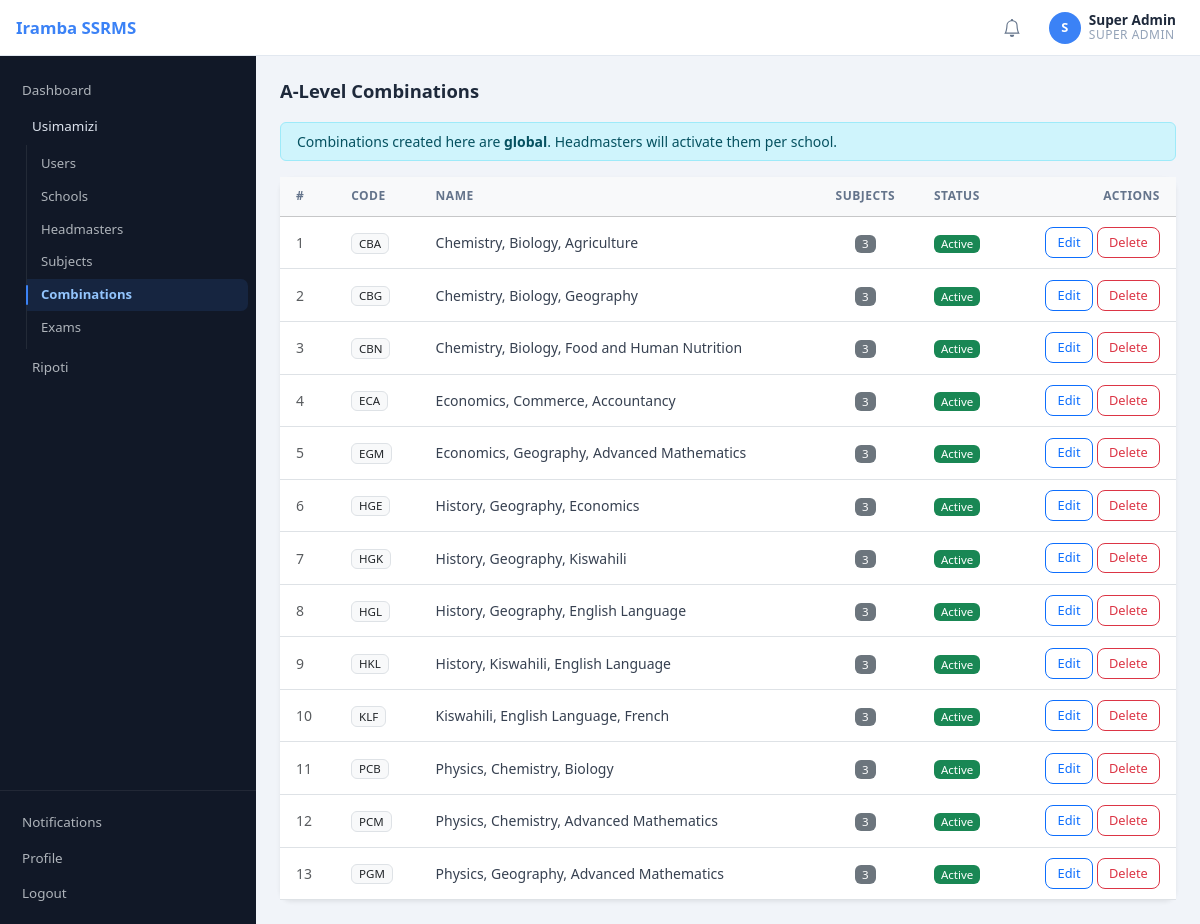
The app's page /district/alevel_combinations.php (signed in) with its own data.
### tables this page shows
CREATE TABLE IF NOT EXISTS alevel_combinations (
  id         INT AUTO_INCREMENT PRIMARY KEY,
  code       VARCHAR(20)  NOT NULL,
  name       VARCHAR(120) NULL,
  status     ENUM('active','inactive') NOT NULL DEFAULT 'active',
  created_at TIMESTAMP DEFAULT CURRENT_TIMESTAMP,
  UNIQUE KEY uniq_combo_code (code)
);

### includes/auth.php (called while the page is built, shortened)
<?php
require_once __DIR__ . '/../config/db.php';
require_once __DIR__ . '/helpers.php';
function current_user(): ?array
{
    return $_SESSION['user'] ?? null;
}

### includes/helpers.php (called while the page is built, shortened)
<?php
function e(?string $value): string
{
    return htmlspecialchars((string)$value, ENT_QUOTES, 'UTF-8');
}
function url(string $path = ''): string
{
    $path = ltrim($path, '/');
    return rtrim(BASE_PATH, '/') . '/' . $path;
}

### config/db.php (called while the page is built, shortened)
<?php
function db(): PDO
{
    static $pdo = null;
    if ($pdo instanceof PDO) {
        return $pdo;
    }
    $dsn = 'mysql:host=' . DB_HOST . ';port=' . DB_PORT . ';dbname=' . DB_NAME . ';charset=' . DB_CHARSET;
    $pdo = new PDO(
        $dsn,
        DB_USER,
        DB_PASS,
        [
            PDO::ATTR_ERRMODE => PDO::ERRMODE_EXCEPTION,
            PDO::ATTR_DEFAULT_FETCH_MODE => PDO::FETCH_ASSOC,
            PDO::ATTR_EMULATE_PREPARES => false,
        ]
    );
    return $pdo;
}

### district/alevel_combinations.php (the view, shortened to what this page needs)
<?php
require_once __DIR__ . '/../includes/layout.php';
$stmt = db()->prepare(
    'SELECT c.*, COUNT(cs.subject_id) AS subject_count
     FROM alevel_combinations c
     LEFT JOIN alevel_combination_subjects cs ON cs.combination_id = c.id
     GROUP BY c.id
     ORDER BY c.code'
);
$stmt->execute();
$combos = $stmt->fetchAll();
render_header('A-Level Combinations');
?>
<div class="page-heading">
  <h4>A-Level Combinations</h4>
</div>
<div class="alert alert-info py-2 small">
  Combinations created here are <strong>global</strong>. Headmasters will activate them per school.
</div>
<div class="card shadow-sm">
  <div class="table-responsive">
    <table class="table table-hover mb-0 align-middle">
      <thead class="table-light">
        <tr>
          <th>#</th>
          <th>Code</th>
          <th>Name</th>
          <th class="text-center">Subjects</th>
          <th>Status</th>
          <th class="text-end">Actions</th>
        </tr>
      </thead>
      <tbody>
        <?php foreach ($combos as $i => $c): ?>
          <tr>
            <td class="text-muted"><?= $i + 1 ?></td>
            <td class="fw-semibold"><span class="badge bg-light text-dark border"><?= e($c['code']) ?></span></td>
            <td><?= e($c['name'] ?? '—') ?></td>
            <td class="text-center"><span class="badge bg-secondary"><?= (int)$c['subject_count'] ?></span></td>
            <td>
              <?php if ($c['status'] === 'active'): ?>
                <span class="badge bg-success">Active</span>
              <?php else: ?>
                <span class="badge bg-danger">Inactive</span>
              <?php endif; ?>
            </td>
            <td class="text-end">
              <div class="d-flex gap-1 justify-content-end">
                <button class="btn btn-outline-primary btn-sm btn-edit" data-id="<?= (int)$c['id'] ?>" data-bs-toggle="modal" data-bs-target="#modalEdit">Edit</button>
                <form method="post" class="d-inline">
                  <button class="btn btn-outline-danger btn-sm" type="submit" onclick="return confirm('Delete this combination?')">Delete</button>
                </form>
              </div>
            </td>
          </tr>
        <?php endforeach; ?>
      </tbody>
    </table>
  </div>
</div>
<?php
render_footer();

### includes/layout.php (shortened to what this page needs)
<?php
require_once __DIR__ . '/auth.php';
function icon(string $name): string
{
    return $icons[$name] ?? '';
}
function render_header(string $title): void
{
    $user = current_user();
    $role = $user['role'] ?? '';
    $req_uri      = parse_url($_SERVER['REQUEST_URI'] ?? '', PHP_URL_PATH) ?? '';
    $base_prefix  = rtrim(BASE_PATH, '/') . '/';
    $current_page = str_starts_with($req_uri, $base_prefix)
                  ? substr($req_uri, strlen($base_prefix))
                  : ltrim($req_uri, '/');
    $current_page = strtok($current_page, '?') ?: '';
    $nav_items = [];
    $nav_items[] = ['url' => 'dashboard.php', 'label' => 'Dashboard', 'icon' => 'dashboard'];
    if (in_array($role, ['super_admin', 'district_admin'], true)) {
        $admin_children = [];
        if ($role === 'super_admin') {
            $admin_children[] = ['url' => 'super/users.php',          'label' => 'Users',        'icon' => 'users'];
        }
        $admin_children[] = ['url' => 'district/schools.php',         'label' => 'Schools',      'icon' => 'school'];
        $admin_children[] = ['url' => 'district/headmasters.php',     'label' => 'Headmasters',  'icon' => 'users'];
        $admin_children[] = ['url' => 'district/subjects.php',        'label' => 'Subjects',     'icon' => 'subjects'];
        $admin_children[] = ['url' => 'district/alevel_combinations.php', 'label' => 'Combinations', 'icon' => 'combo'];
        $admin_children[] = ['url' => 'district/exams.php',           'label' => 'Exams',        'icon' => 'exam'];
        $nav_items[] = [
            'group'    => $role === 'super_admin' ? 'Usimamizi' : 'Usimamizi wa Wilaya',
            'icon'     => 'school',
            'children' => $admin_children,
        ];
        $nav_items[] = [
            'group'    => 'Ripoti',
            'icon'     => 'report',
            'children' => [
                ['url' => 'school/exam_results.php',               'label' => 'Matokeo ya Mtihani',    'icon' => 'report'],
                ['url' => 'school/exam_analysis.php',              'label' => 'Uchambuzi wa Shule',    'icon' => 'report'],
                ['url' => 'district/exam_analysis.php',            'label' => 'Uchambuzi wa Wilaya',   'icon' => 'report'],
                ['url' => 'district/teaching_progress_report.php', 'label' => 'Maendeleo ya Mafunzo',  'icon' => 'process'],
            ],
        ];
    }
    $group_counter = 0;
    $sidebar_links = '';
    foreach ($nav_items as $item) {
        if (isset($item['group'])) {
            $group_counter++;
            $gid = 'navGroup' . $group_counter;
            $is_active = false;
            $show_class    = $is_active ? ' show'   : '';
            $toggle_class  = $is_active ? ' active' : '';
            $sidebar_links .= '<div class="sidebar-group">';
            $sidebar_links .= '<button class="sidebar-group-toggle' . $toggle_class . '" '
                . 'data-bs-toggle="collapse" data-bs-target="#' . $gid . '" '
                . 'aria-expanded="' . ($is_active ? 'true' : 'false') . '">';
            $sidebar_links .= '<span class="sg-icon">' . icon($item['icon']) . '</span>';
            $sidebar_links .= '<span class="sg-label">' . e($item['group']) . '</span>';
            $sidebar_links .= '<span class="sg-chevron">' . icon('chevron') . '</span>';
            $sidebar_links .= '</button>';
            $sidebar_links .= '<div class="collapse sidebar-group-body' . $show_class . '" id="' . $gid . '">';
            foreach ($item['children'] as $child) {
                $href      = e(url($child['url']));
                $is_cur    = ($child['url'] === $current_page) ? ' current' : '';
                $sidebar_links .= '<a class="sidebar-link sidebar-sublink' . $is_cur . '" href="' . $href . '">'
                    . icon($child['icon'])
                    . '<span>' . e($child['label']) . '</span>'
                    . '</a>';
            }
            $sidebar_links .= '</div>';
            $sidebar_links .= '</div>';
        } else {
            $href   = e(url($item['url']));
            $is_cur = ($item['url'] === $current_page) ? ' current' : '';
            $sidebar_links .= '<a class="sidebar-link' . $is_cur . '" href="' . $href . '">'
                . icon($item['icon'])
                . '<span>' . e($item['label']) . '</span>'
                . '</a>';
        }
    }
    $initial = $user ? strtoupper(mb_substr($user['full_name'], 0, 1)) : '?';
    $role_label = str_replace('_', ' ', $role);
    $flash_html = '';
    echo '<!doctype html>';
    echo '<html lang="en">';
    echo '<head>';
    echo '<link href="https://cdn.jsdelivr.net/npm/bootstrap@5.3.3/dist/css/bootstrap.min.css" rel="stylesheet">';
    echo '<link href="' . e(url('assets/css/app.css')) . '" rel="stylesheet">';
    echo '</head>';
    echo '<body>';
    if ($user) {
        echo '<header class="topbar">';
        echo '<a class="topbar-brand" href="' . e(url('dashboard.php')) . '">' . e(APP_NAME) . '</a>';
        echo '<div class="dropdown">';
        echo '<button class="btn-notif dropdown-toggle" type="button" data-bs-toggle="dropdown" data-bs-auto-close="true" aria-expanded="false" title="Notifications">';
        echo '</button>';
        echo '</div>';
        echo '<a class="topbar-user" href="' . e(url('profile.php')) . '">';
        echo '<div class="avatar">' . e($initial) . '</div>';
        echo '<div class="user-info">';
        echo '<div class="user-name">' . e($user['full_name']) . '</div>';
        echo '<div class="user-role">' . e($role_label) . '</div>';
        echo '</div>';
        echo '</a>';
        echo '</header>';
        echo '<aside class="sidebar" id="sidebar">';
        echo '<div class="sidebar-section">';
        echo $sidebar_links;
        echo '</div>';
        echo '<div class="sidebar-footer">';
        $sb_notif_href = e(url('notifications.php'));
        echo '<a class="sidebar-link" href="' . $sb_notif_href . '" style="position:relative">';
        echo icon('bell') . '<span>Notifications</span>';
        echo '</a>';
        echo '<a class="sidebar-link" href="' . e(url('profile.php')) . '">' . icon('profile') . '<span>Profile</span></a>';
        echo '<a class="sidebar-link" href="' . e(url('logout.php')) . '">' . icon('logout') . '<span>Logout</span></a>';
        echo '</div>';
        echo '</aside>';
        echo '<div class="main-wrap">';
        echo '<div class="main-content">';
    } else {
        echo '<div>';
        echo $flash_html;
    }
}
function render_footer(): void
{
    echo '</div></div>';
    echo '</body></html>';
}

### records on screen
alevel_combinations: code "CBA", name "Chemistry, Biology, Agriculture", subject_count "3", status "Active"
alevel_combinations: code "CBG", name "Chemistry, Biology, Geography", subject_count "3", status "Active"
alevel_combinations: code "CBN", name "Chemistry, Biology, Food and Human Nutrition", subject_count "3", status "Active"
alevel_combinations: code "ECA", name "Economics, Commerce, Accountancy", subject_count "3", status "Active"
alevel_combinations: code "EGM", name "Economics, Geography, Advanced Mathematics", subject_count "3", status "Active"
alevel_combinations: code "HGE", name "History, Geography, Economics", subject_count "3", status "Active"
alevel_combinations: code "HGK", name "History, Geography, Kiswahili", subject_count "3", status "Active"
alevel_combinations: code "HGL", name "History, Geography, English Language", subject_count "3", status "Active"
alevel_combinations: code "HKL", name "History, Kiswahili, English Language", subject_count "3", status "Active"
alevel_combinations: code "KLF", name "Kiswahili, English Language, French", subject_count "3", status "Active"
alevel_combinations: code "PCB", name "Physics, Chemistry, Biology", subject_count "3", status "Active"
alevel_combinations: code "PCM", name "Physics, Chemistry, Advanced Mathematics", subject_count "3", status "Active"
alevel_combinations: code "PGM", name "Physics, Geography, Advanced Mathematics", subject_count "3", status "Active"

### other values on screen
APP_NAME "Iramba SSRMS"
$initial "S"
$user['full_name'] "Super Admin"
$role_label "SUPER ADMIN"
$item['label'] "Dashboard"
$item['group'] "Usimamizi"
$child['label'] "Users"
$child['label'] "Schools"
$child['label'] "Headmasters"
$child['label'] "Subjects"
$child['label'] "Combinations"
$child['label'] "Exams"
$item['group'] "Ripoti"
